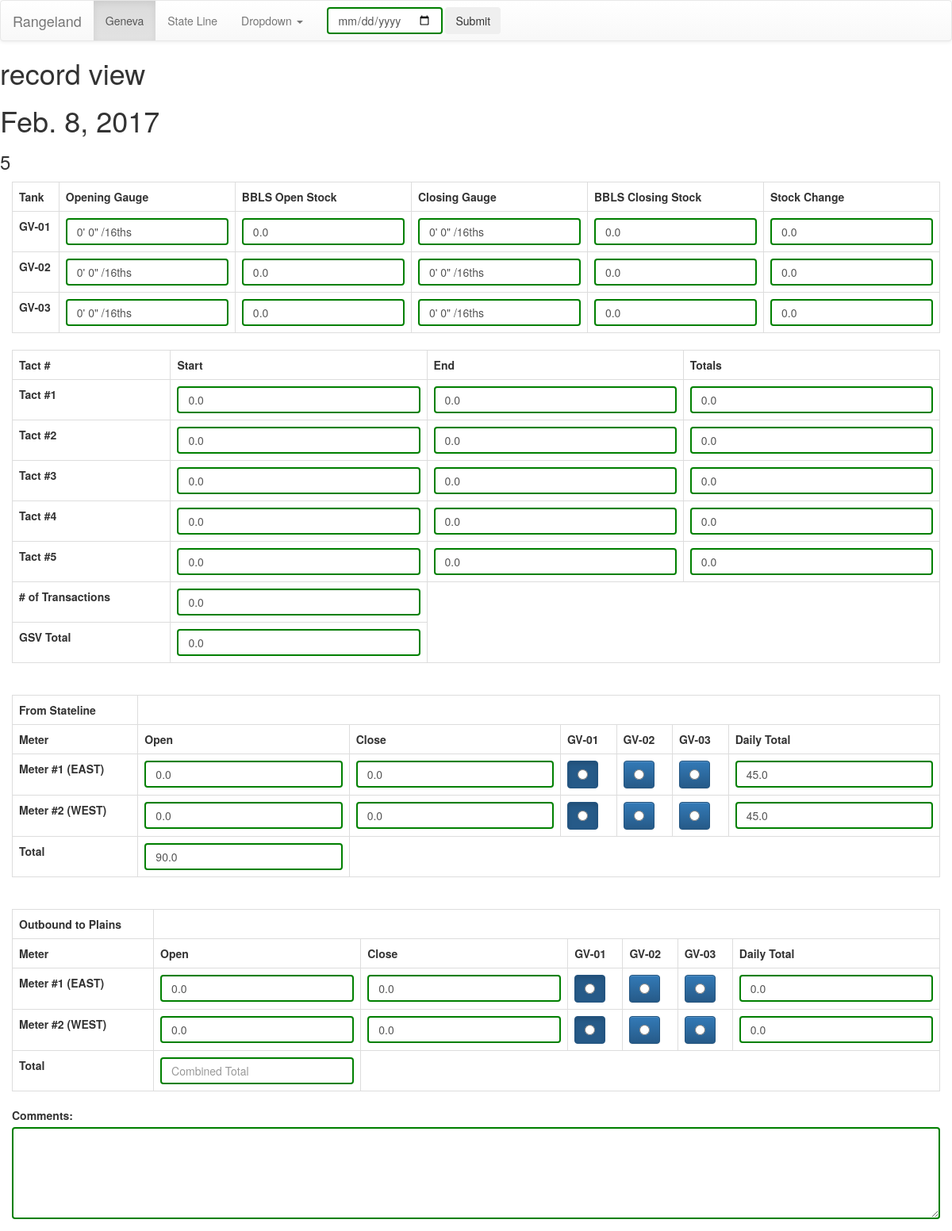
The app's page /5/ with its own data.
### geneva/models.py (models this page shows, shortened)
class GvData(models.Model):
    gv_01_open_stock = models.FloatField(default=0)
    gv_02_open_stock = models.FloatField(default=0)
    gv_03_open_stock = models.FloatField(default=0)
    gv_01_close_stock = models.FloatField(default=0)
    gv_02_close_stock = models.FloatField(default=0)
    gv_03_close_stock = models.FloatField(default=0)
    gv_01_open_gauge = models.CharField(max_length=20, default="0' 0\" /16ths")
    gv_02_open_gauge = models.CharField(max_length=20, default="0' 0\" /16ths")
    gv_03_open_gauge = models.CharField(max_length=20, default="0' 0\" /16ths")
    gv_01_close_gauge = models.CharField(max_length=20, default="0' 0\" /16ths")
    gv_02_close_gauge = models.CharField(max_length=20, default="0' 0\" /16ths")
    gv_03_close_gauge = models.CharField(max_length=20, default="0' 0\" /16ths")
    gv_01_stock_change = models.FloatField(default=0)
    gv_02_stock_change = models.FloatField(default=0)
    gv_03_stock_change = models.FloatField(default=0)
    tact1_open = models.FloatField(default=0)
    tact2_open = models.FloatField(default=0)
    tact3_open = models.FloatField(default=0)
    tact4_open = models.FloatField(default=0)
    tact5_open = models.FloatField(default=0)
    tact1_close = models.FloatField(default=0)
    tact2_close = models.FloatField(default=0)
    tact3_close = models.FloatField(default=0)
    tact4_close = models.FloatField(default=0)
    tact5_close = models.FloatField(default=0)
    tact1_total = models.FloatField(default=0)
    tact2_total = models.FloatField(default=0)
    tact3_total = models.FloatField(default=0)
    tact4_total = models.FloatField(default=0)
    tact5_total = models.FloatField(default=0)
    incoming_meter_1_open = models.FloatField(default=0)
    incoming_meter_2_open = models.FloatField(default=0)
    incoming_meter_1_close = models.FloatField(default=0)
    incoming_meter_2_close = models.FloatField(default=0)
    outgoing_meter_1_open = models.FloatField(default=0)
    outgoing_meter_2_open = models.FloatField(default=0)
    outgoing_meter_1_close = models.FloatField(default=0)
    outgoing_meter_2_close = models.FloatField(default=0)
    incoming_meter_1_total = models.FloatField(default=0)
    incoming_meter_2_total = models.FloatField(default=0)
    outgoing_meter_1_total = models.FloatField(default=0)
    outgoing_meter_2_total = models.FloatField(default=0)
    incoming_meter_daily_total = models.FloatField(default=0)
    outgoing_meter_daily_total = models.FloatField(default=0)
    gsv_total = models.FloatField(default=0)
    transactions_total = models.FloatField(default=0)
    comments = models.CharField(max_length=200, default='comments')
    slug = models.SlugField(unique=True)
    report_file = models.FileField(default=None)
    pub_date = models.DateField(db_index=True)
    class Meta:
        verbose_name = 'GV info'
        ordering = ['-pub_date']
        get_latest_by = 'pub_date'

### geneva/views.py (the view)
# urls.py: url(r'^(?P<pk>[0-9]+)/$', views.RecordView.as_view(), name='geneva_record'),
class RecordView(generic.DetailView):
    model = GvData
    template_name = 'geneva/geneva_record.html'

### geneva/templates/geneva/geneva_record.html (shortened to what this page needs)
{% extends 'geneva/base.html' %}
{% load mathfilters %}
{% block content %}
    <h1>record view</h1>
    <h1>{{ object.pub_date }}</h1>
    <h3>{{ object.id }}</h3>
    <div class="container-fluid">
		<table class ="table table-bordered tank-table">
			<div class="col-xs-6 col-md-4">
				<tr>
					<th>Tank</th>
					<th>Opening Gauge</th>
					<th>BBLS Open Stock</th>
					<th>Closing Gauge</th>
					<th>BBLS Closing Stock</th>
					<th>Stock Change</th>
				<tr>
				<tr>
					<th>GV-01</th>
					<td><input type="text" class="form-control" placeholder="Open Gauge" value="{{ object.gv_01_open_gauge }}"/></td>
			      	<td><input type="number" class="form-control" placeholder="BBLS Open Stock" value="{{ object.gv_01_open_stock }}"/></td>
			     	<td><input type="text" class="form-control" placeholder="Closing Gauge" value="{{ object.gv_01_close_gauge }}"/></td>
			      	<td><input type="number" class="form-control" placeholder="BBLS Closing Stock" value="{{ object.gv_01_close_stock }}"/></td>
			      	<td><input type="number" class="form-control" placeholder="Stock Change"
                               value="{{ object.gv_01_close_stock|sub:object.gv_01_open_stock }}"/></td>
				</tr>
				<tr>
					<th>GV-02</th>
					<td><input type="text" class="form-control" placeholder="Open Gauge" value="{{ object.gv_02_open_gauge }}"/></td>
			      	<td><input type="number" class="form-control" placeholder="BBLS Open Stock" value="{{ object.gv_02_open_stock }}"/></td>
			     	<td><input type="text" class="form-control" placeholder="Closing Gauge" value="{{ object.gv_02_close_gauge }}"/></td>
			      	<td><input type="number" class="form-control" placeholder="BBLS Closing Stock" value="{{ object.gv_02_close_stock }}"/></td>
			      	<td><input type="number" class="form-control" placeholder="Stock Change"
                               value="{{ object.gv_02_close_stock|sub:object.gv_02_open_stock }}"/></td>
				</tr>
				<tr>
					<th>GV-03</th>
					<td><input type="text" class="form-control" placeholder="Open Gauge" value="{{ object.gv_03_open_gauge }}"/></td>
			      	<td><input type="number" class="form-control" placeholder="BBLS Open Stock" value="{{ object.gv_03_open_stock }}"/></td>
			     	<td><input type="text" class="form-control" placeholder="Closing Gauge" value="{{ object.gv_03_close_gauge }}"/></td>
			      	<td><input type="number" class="form-control" placeholder="BBLS Closing Stock" value="{{ object.gv_03_close_stock }}"/></td>
			      	<td><input type="number" class="form-control" placeholder="Stock Change"
                               value="{{ object.gv_03_close_stock|sub:object.gv_03_open_stock }}"/></td>
				</tr>
			</div>
		</table>
	</div>
	<div class="container-fluid">
		<table class="table table-bordered tact-table">
			<div class="col-xs-6 col-md-4">
				<tr>
					<th>Tact #</th>
					<th>Start</th>
					<th>End</th>
					<th>Totals</th>
				</tr>
				<tr>
					<th>Tact #1</th>
					<td><input type="number" class="form-control" placeholder="Open" value="{{ object.tact1_open }}"/></td>
					<td><input type="number" class="form-control" placeholder="Close" value="{{ object.tact1_close }}"/></td>
					<td><input type="number" class="form-control" placeholder="Total"
                               value="{{ object.tact1_close|sub:object.tact1_open }}"/></td>
				<tr>
					<th>Tact #2</th>
					<td><input type="number" class="form-control" placeholder="Open" value="{{ object.tact2_open }}"/></td>
					<td><input type="number" class="form-control" placeholder="Close" value="{{ object.tact2_close }}"/></td>
					<td><input type="number" class="form-control" placeholder="Total"
                               value="{{ object.tact2_close|sub:object.tact2_open }}"/></td>
				<tr>
					<th>Tact #3</th>
					<td><input type="number" class="form-control" placeholder="Open" value="{{ object.tact3_open }}"/></td>
					<td><input type="number" class="form-control" placeholder="Close" value="{{ object.tact3_close }}"/></td>
					<td><input type="number" class="form-control" placeholder="Total"
                               value="{{ object.tact3_close|sub:object.tact3_open }}"/></td>
				</tr>
				<tr>
					<th>Tact #4</th>
					<td><input type="number" class="form-control" placeholder="Open" value="{{ object.tact4_open }}"/></td>
					<td><input type="number" class="form-control" placeholder="Close" value="{{ object.tact4_close }}"/></td>
					<td><input type="number" class="form-control" placeholder="Total"
                               value="{{ object.tact4_close|sub:object.tact4_open }}"/></td>
				</tr>
				<tr>
					<th>Tact #5</th>
					<td><input type="number" class="form-control" placeholder="Open" value="{{ object.tact5_open }}"/></td>
					<td><input type="number" class="form-control" placeholder="Close" value="{{ object.tact5_close }}"/></td>
					<td><input type="number" class="form-control" placeholder="Total"
                               value="{{ object.tact5_close|sub:object.tact5_open }}"/></td>
				<tr>
					<th># of Transactions</th>
					<td><input type="number" class="form-control" value="{{ object.transactions_total }}"/></td>
				</tr>
				<tr>
					<th>GSV Total</th>
					<td><input type="number" class="form-control" value="{{ object.gsv_total }}"/></td>
				</tr>
			</div>
		</table>
	</div>
	<div class="container-fluid">
		<table class="table table-bordered omni-table">
			<div class="col-xs-6 col-md-4 text-center">
					<tr>
						<th class="meter1-head">From Stateline</th>
					</tr>
					<tr>
						<th>Meter</th>
						<th>Open</th>
						<th>Close</th>
						<th>GV-01</th>
						<th>GV-02</th>
						<th>GV-03</th>
						<th>Daily Total</th>
					</tr>
					<tr>
						<th>Meter #1 (EAST)</th>
						<td><input type="number" class="form-control" placeholder="Meter 1 Open"
                                   value="{{ object.incoming_meter_1_open }}"/></td>
						<td><input type="number" class="form-control" placeholder="Meter 1 Close"
                                   value="{{ object.incoming_meter_1_close }}"/></td>
						<div class="btn-group" data-toggle="buttons" id="radioopt">
							  <td><label class="btn btn-primary active">
							    <input type="radio" name="options" id="option1">
							  </label>
							  </td>
							  <td>
							  <label class="btn btn-primary">
							    <input type="radio" name="options" id="option2">
							  </label>
							  </td>
							  <td>
							  <label class="btn btn-primary">
							    <input type="radio" name="options" id="option3">
							  </label>
							  </td>
						</div>
						<td><input type="number" class="form-control" placeholder="Daily Total"
                                   value="{{ object.incoming_meter_1_total }}"/>
                        </td>
					</tr>
					<tr>
						<th>Meter #2 (WEST)</th>
						<td><input type="number" class="form-control" placeholder="Meter 2 Open"
                                   value="{{ object.incoming_meter_2_open }}"/></td>
						<td><input type="number" class="form-control" placeholder="Meter 2 Close"
                                   value="{{ object.incoming_meter_2_close }}"/></td>
						<div class="btn-group" data-toggle="buttons" id="radioopt">
							  <td><label class="btn btn-primary active">
							    <input type="radio" name="options" id="option1">
							  </label>
							  </td>
							  <td>
							  <label class="btn btn-primary">
							    <input type="radio" name="options" id="option2">
							  </label>
							  </td>
							  <td>
							  <label class="btn btn-primary">
							    <input type="radio" name="options" id="option3">
							  </label>
							  </td>
						</div>
						<td><input type="number" class="form-control" placeholder="Daily Total"
                                   value="{{ object.incoming_meter_2_total }}"/>
                        </td>
                    <tr>
						<th>Total</th>
						<td><input type="number" class="form-control" placeholder="Combined Total"
                                   value="{{ object.incoming_meter_daily_total }}"/></td>
					</tr>
			</div>
		</table>
	</div>
	<div class="container-fluid">
		<table class="table table-bordered omni-table">
			<div class="col-xs-6 col-md-4 text-center">
					<tr>
						<th class="meter2-head">Outbound to Plains</th>
					</tr>
					<tr>
						<th>Meter</th>
						<th>Open</th>
						<th>Close</th>
						<th>GV-01</th>
						<th>GV-02</th>
						<th>GV-03</th>
						<th>Daily Total</th>
					</tr>
					<tr>
						<th>Meter #1 (EAST)</th>
						<td><input type="number" class="form-control" placeholder="Meter 1 Open"
                                   value="{{ object.outgoing_meter_1_open }}"/></td>
						<td><input type="number" class="form-control" placeholder="Meter 1 Close"
                                   value="{{ object.outgoing_meter_1_close }}"/></td>
						<div class="btn-group" data-toggle="buttons" id="radioopt">
							  <td><label class="btn btn-primary active">
							    <input type="radio" name="options" id="option1">
							  </label>
							  </td>
							  <td>
							  <label class="btn btn-primary">
							    <input type="radio" name="options" id="option2">
							  </label>
							  </td>
							  <td>
							  <label class="btn btn-primary">
							    <input type="radio" name="options" id="option3">
							  </label>
							  </td>
						</div>
						<td><input type="number" class="form-control" placeholder="Daily Total"
                                   value="{{ object.outgoing_meter_1_close|sub:object.outgoing_meter_1_open }}"/>
                        </td>
					</tr>
					<tr>
						<th>Meter #2 (WEST)</th>
						<td><input type="number" class="form-control" placeholder="Meter 2 Open"
                                   value="{{ object.outgoing_meter_2_open }}"/></td>
						<td><input type="number" class="form-control" placeholder="Meter 2 Close"
                                   value="{{ object.outgoing_meter_2_close }}"/></td>
						<div class="btn-group" data-toggle="buttons" id="radioopt">
							  <td><label class="btn btn-primary active">
							    <input type="radio" name="options" id="option1">
							  </label>
							  </td>
							  <td>
							  <label class="btn btn-primary">
							    <input type="radio" name="options" id="option2">
							  </label>
							  </td>
							  <td>
							  <label class="btn btn-primary">
							    <input type="radio" name="options" id="option3">
							  </label>
							  </td>
						</div>
						<td><input type="number" class="form-control" placeholder="Daily Total"
                                   value="{{ object.outgoing_meter_2_close|sub:object.outgoing_meter_2_open }}"/>
                        </td>
					</tr>
					<tr>
						<th>Total</th>
						<td><input type="number" class="form-control" placeholder="Combined Total"
                                   value=""/></td>
					</tr>
			</div>
		</table>
	</div>
	<div class="container-fluid">
		<div class="form-group">
  		<label for="comment">Comments:</label>
  		<textarea class="form-control" rows="5" id="comments" value="{{ object.comments }}"></textarea>
		</div>
	</div>
{% endblock %}

### geneva/static/geneva/style.css (style rules this page uses)
input:valid, textarea:valid { border: 2px solid green; }

### records on screen
GvData: pub_date "Feb. 8, 2017", id "5", gv_01_open_gauge "0' 0\" /16ths", gv_01_open_stock "0.0", gv_01_close_gauge "0' 0\" /16ths", gv_01_close_stock "0.0", gv_01_close_stock|sub "0.0", gv_02_open_gauge "0' 0\" /16ths", gv_02_open_stock "0.0", gv_02_close_gauge "0' 0\" /16ths", gv_02_close_stock "0.0", gv_02_close_stock|sub "0.0", gv_03_open_gauge "0' 0\" /16ths", gv_03_open_stock "0.0", gv_03_close_gauge "0' 0\" /16ths", gv_03_close_stock "0.0", gv_03_close_stock|sub "0.0", tact1_open "0.0", tact1_close "0.0", tact1_close|sub "0.0", tact2_open "0.0", tact2_close "0.0", tact2_close|sub "0.0", tact3_open "0.0", tact3_close "0.0", tact3_close|sub "0.0", tact4_open "0.0", tact4_close "0.0", tact4_close|sub "0.0", tact5_open "0.0", tact5_close "0.0", tact5_close|sub "0.0", transactions_total "0.0", gsv_total "0.0", incoming_meter_1_open "0.0", incoming_meter_1_close "0.0", incoming_meter_1_total "45.0", incoming_meter_2_open "0.0", incoming_meter_2_close "0.0", incoming_meter_2_total "45.0", incoming_meter_daily_total "90.0", outgoing_meter_1_open "0.0", outgoing_meter_1_close "0.0", outgoing_meter_1_close|sub "0.0", outgoing_meter_2_open "0.0", outgoing_meter_2_close "0.0", outgoing_meter_2_close|sub "0.0"
